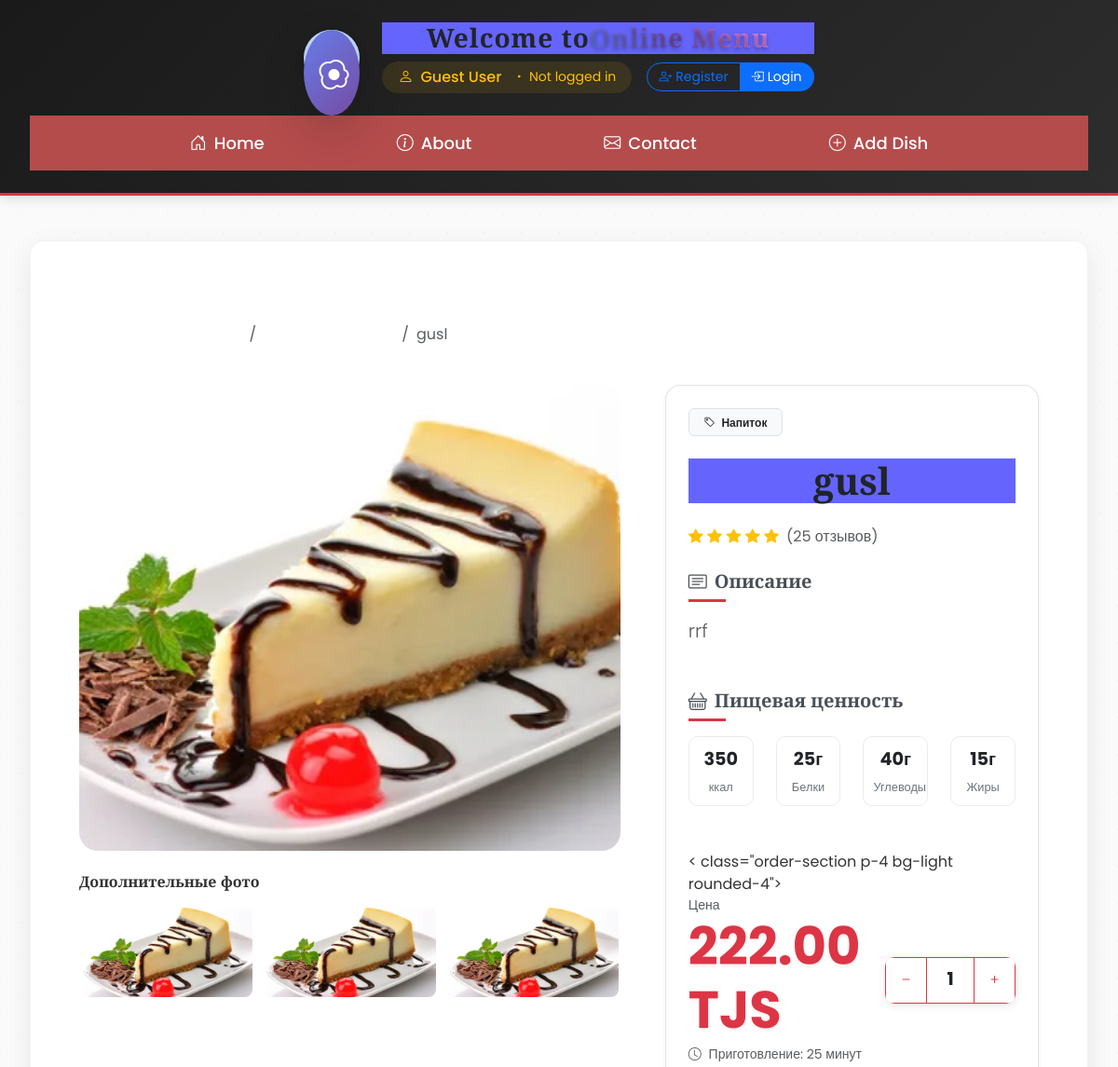
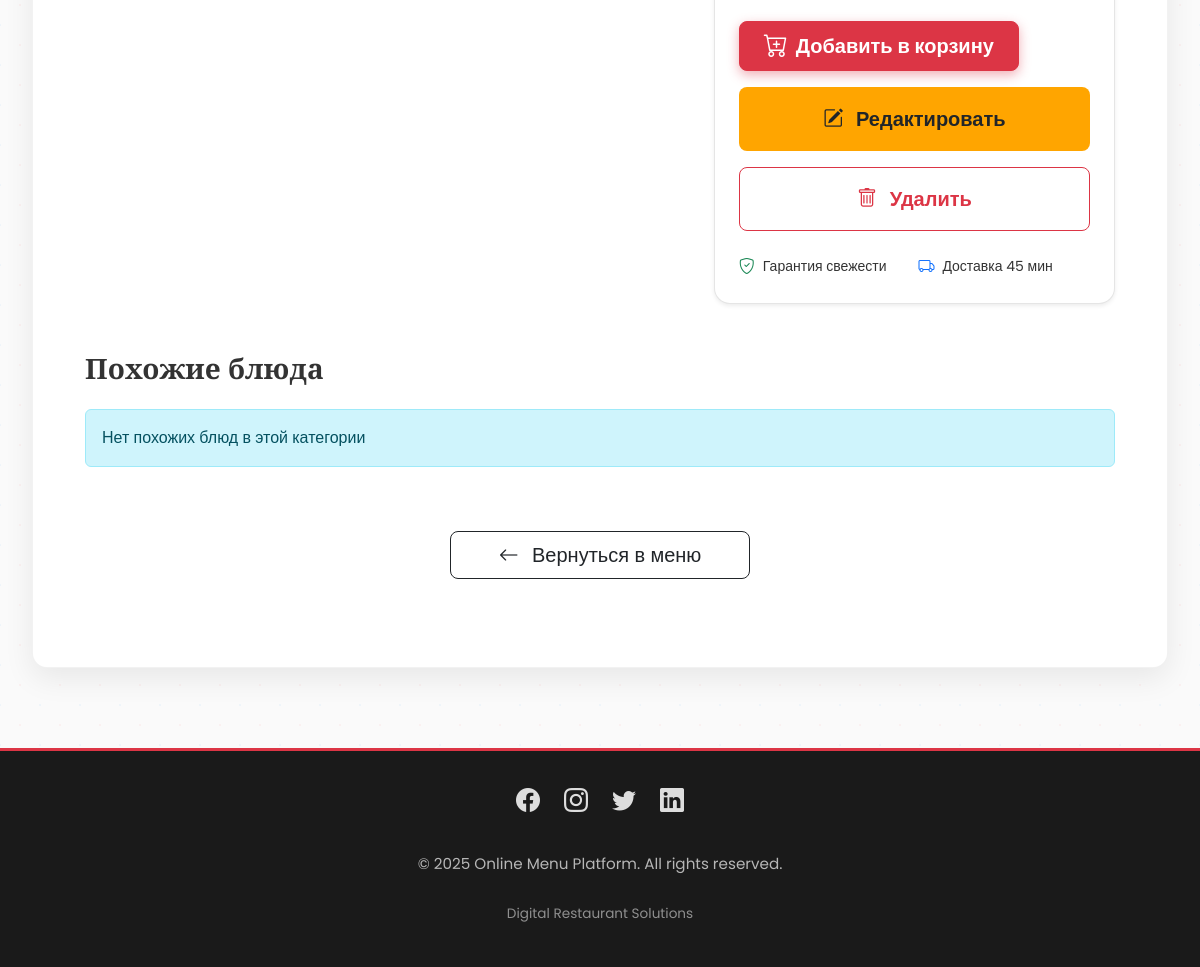
/dish/14/, run on the app's committed database (2 pictures, top to bottom).
### online_menu/models.py (models this page shows, shortened)
class Dish(models.Model):
    CATEGORY_CHOICES = [
        ('starter', 'Starter'),
        ('main', 'Main'),
        ('dessert', 'Dessert'),
        ('drink', 'Drink'),
    ]
    dish_name = models.CharField(max_length=100, verbose_name="dish's name")
    description = models.TextField(null=True, blank=True, verbose_name="Description")
    price = models.DecimalField(max_digits=8, decimal_places=2, verbose_name="Price")
    category = models.CharField(max_length=50, choices=CATEGORY_CHOICES, verbose_name="category")
    image = models.ImageField(upload_to='media/', verbose_name="Image")

### online_menu/views.py (the view)
# urls.py: path('dish/<int:dish_id>/', detail_dish, name='detail_dish'),
def detail_dish(request, dish_id):
    dish = Dish.objects.get(id=dish_id)
    return render(request, 'dish_detail.html', {'dish': dish})

### templates/dish_detail.html (shortened to what this page needs)
{% extends "base.html" %}
{% load static %}
{% block main %}
<div class="container py-5">
    <nav aria-label="breadcrumb" class="mb-4">
        <ol class="breadcrumb">
            <li class="breadcrumb-item"><a href="{% url 'home_name' %}" class="text-decoration-none">
                <i class="bi bi-house-door me-1"></i>Главная
            </a></li>
            <li class="breadcrumb-item"><a href="#menu" class="text-decoration-none">
                <i class="bi bi-menu-button me-1"></i>Меню
            </a></li>
            <li class="breadcrumb-item active" aria-current="page">{{ dish.dish_name }}</li>
        </ol>
    </nav>
    <div class="row g-5">
        <div class="col-lg-7">
            <div class="dish-image-container">
                {% if dish.image %}
                    <img src="{{ dish.image.url }}"
                         class="dish-main-image img-fluid rounded-4 shadow-lg"
                         alt="{{ dish.dish_name }}">
                {% else %}
                    <div class="no-image-placeholder rounded-4 shadow-lg">
                        <i class="bi bi-image text-muted display-1"></i>
                        <p class="mt-3 text-muted">Изображение отсутствует</p>
                    </div>
                {% endif %}
            </div>
            <div class="image-gallery mt-4">
                <h6 class="mb-3">Дополнительные фото</h6>
                <div class="row g-2">
                    {% for i in "123" %}
                    <div class="col-4">
                        <div class="gallery-item rounded-3">
                            {% if dish.image %}
                                <img src="{{ dish.image.url }}"
                                     class="img-fluid rounded-3"
                                     alt="{{ dish.dish_name }} - фото {{ forloop.counter }}">
                            {% else %}
                                <div class="no-thumb-placeholder rounded-3">
                                    <i class="bi bi-image"></i>
                                </div>
                            {% endif %}
                        </div>
                    </div>
                    {% endfor %}
                </div>
            </div>
        </div>
        <div class="col-lg-5">
            <div class="dish-details-card p-4 rounded-4 shadow-sm h-100">
                <div class="mb-4">
                    <span class="badge bg-light text-dark border px-3 py-2">
                        <i class="bi bi-tag me-1"></i>
                        {% if dish.category == 'starter' %}
                            Закуска
                        {% elif dish.category == 'main' %}
                            Основное блюдо
                        {% elif dish.category == 'dessert' %}
                            Десерт
                        {% elif dish.category == 'drink' %}
                            Напиток
                        {% else %}
                            {{ dish.category }}
                        {% endif %}
                    </span>
                </div>
                <h1 class="dish-title mb-4">{{ dish.dish_name }}</h1>
                <div class="rating-section mb-4">
                    <div class="d-flex align-items-center">
                        <div class="stars me-2">
                            {% for i in "12345" %}
                                {% if forloop.counter <= dish.rating|default:5 %}
                                    <i class="bi bi-star-fill text-warning"></i>
                                {% else %}
                                    <i class="bi bi-star text-muted"></i>
                                {% endif %}
                            {% endfor %}
                        </div>
                        <span class="text-muted">({{ dish.review_count|default:"25" }} отзывов)</span>
                    </div>
                </div>
                <div class="description-section mb-5">
                    <h5 class="section-title mb-3">
                        <i class="bi bi-card-text me-2"></i>Описание
                    </h5>
                    <p class="dish-description text-muted lead">
                        {{ dish.description|default:"Вкусное блюдо, приготовленное с любовью нашими шеф-поварами." }}
                    </p>
                </div>
                <div class="nutrition-section mb-5">
                    <h5 class="section-title mb-3">
                        <i class="bi bi-basket me-2"></i>Пищевая ценность
                    </h5>
                    <div class="row text-center">
                        <div class="col-3">
                            <div class="nutrition-item">
                                <div class="nutrition-value">{{ dish.calories|default:"350" }}</div>
                                <div class="nutrition-label">ккал</div>
                            </div>
                        </div>
                        <div class="col-3">
                            <div class="nutrition-item">
                                <div class="nutrition-value">{{ dish.protein|default:"25" }}г</div>
                                <div class="nutrition-label">Белки</div>
                            </div>
                        </div>
                        <div class="col-3">
                            <div class="nutrition-item">
                                <div class="nutrition-value">{{ dish.carbs|default:"40" }}г</div>
                                <div class="nutrition-label">Углеводы</div>
                            </div>
                        </div>
                        <div class="col-3">
                            <div class="nutrition-item">
                                <div class="nutrition-value">{{ dish.fat|default:"15" }}г</div>
                                <div class="nutrition-label">Жиры</div>
                            </div>
                        </div>
                    </div>
                </div>
                < class="order-section p-4 bg-light rounded-4">
                    <div class="d-flex justify-content-between align-items-center mb-4">
                        <div>
                            <div class="text-muted small">Цена</div>
                            <div class="price display-4 fw-bold text-danger">
                                {{ dish.price }} TJS
                            </div>
                            <div class="text-muted small mt-1">
                                <i class="bi bi-clock me-1"></i>
                                Приготовление: {{ dish.preparation_time|default:"25" }} минут
                            </div>
                        </div>
                        <div class="quantity-selector">
                            <div class="input-group" style="width: 140px;">
                                <button class="btn btn-outline-danger" type="button" id="decrease-qty">
                                    <i class="bi bi-dash"></i>
                                </button>
                                <input type="text" class="form-control text-center border-danger"
                                       value="1" id="quantity-input" readonly>
                                <button class="btn btn-outline-danger" type="button" id="increase-qty">
                                    <i class="bi bi-plus"></i>
                                </button>
                            </div>
                        </div>
                    </div>
                    <div class="d-grid gap-3">
    <button class="btn btn-danger btn-lg py-3 d-flex align-items-center justify-content-center" id="add-to-cart-btn">
        <i class="bi bi-cart-plus me-2 fs-4"></i>
        <span class="fw-semibold">Добавить в корзину</span>
    </button>
    <a href="{% url 'dish_edit' dish.id %}" class="btn  btn-lg py-3 fw-semibold" style="background-color: orange; ">
        <i class="bi bi-pencil-square me-2"></i>
        Редактировать
    </a>
    <a href="{% url 'dish_delete' dish.id %}" class="btn btn-outline-danger btn-lg py-3 fw-semibold">
        <i class="bi bi-trash me-2"></i>
        Удалить
    </a>
</div>
                <div class="additional-info mt-4">
                    <div class="row g-2">
                        <div class="col-6">
                            <div class="info-item d-flex align-items-center">
                                <i class="bi bi-shield-check text-success me-2"></i>
                                <span class="small">Гарантия свежести</span>
                            </div>
                        </div>
                        <div class="col-6">
                            <div class="info-item d-flex align-items-center">
                                <i class="bi bi-truck text-primary me-2"></i>
                                <span class="small">Доставка 45 мин</span>
                            </div>
                        </div>
                    </div>
                </div>
            </div>
        </div>
    </div>
    <div class="related-dishes mt-5">
        <h3 class="mb-4">Похожие блюда</h3>
        <div class="row g-4">
            {% for related_dish in related_dishes|slice:":3" %}
            <div class="col-md-4">
                <div class="card dish-card border-0 shadow-sm h-100">
                    {% if related_dish.image %}
                        <img src="{{ related_dish.image.url }}"
                             class="card-img-top"
                             alt="{{ related_dish.dish_name }}">
                    {% else %}
                        <div class="no-image-placeholder">
                            <i class="bi bi-image text-muted"></i>
                        </div>
                    {% endif %}
                    <div class="card-body">
                        <h5 class="card-title">{{ related_dish.dish_name }}</h5>
                        <p class="card-text text-muted small">{{ related_dish.description|truncatechars:80 }}</p>
                        <div class="d-flex justify-content-between align-items-center">
                            <span class="price-badge bg-danger text-white px-3 py-1 rounded-pill">
                                {{ related_dish.price }} TJS
                            </span>
                            <a href="{% url 'dish_detail_name' related_dish.id %}"
                               class="btn btn-sm btn-outline-danger">
                                Подробнее
                            </a>
                        </div>
                    </div>
                </div>
            </div>
            {% empty %}
            <div class="col-12">
                <div class="alert alert-info">
                    Нет похожих блюд в этой категории
                </div>
            </div>
            {% endfor %}
        </div>
    </div>
    <div class="text-center mt-5">
        <a href="{% url 'home_name' %}" class="btn btn-outline-dark btn-lg px-5">
            <i class="bi bi-arrow-left me-2"></i>
            Вернуться в меню
        </a>
    </div>
</div>
{% endblock main %}

### static/css/base.css (style rules this page uses)
* { margin: 0; padding: 0; box-sizing: border-box; }
body { font-family: Arial, sans-serif; }

### static/css/home.css (style rules this page uses)
* { margin: 0; padding: 0; }
img { height: 280px; width: 100%; border-radius: 10px 10px 0px 0px; }
h1 { background-color: rgb(101, 101, 253); font-size: 50px; display: flex; justify-content: center; }
body { background-color: rgb(179, 179, 179); }
button { background-color: gray; color: black; width: 280px; height: 50px; display: flex; justify-content: center; align-items: center; margin-left: 150px; font-size: 20px; margin-top: 10px; }

### static/css/about.css (style rules this page uses)
* { margin: 0; padding: 0; box-sizing: border-box; }
body { font-family: "Poppins", sans-serif; line-height: 1.6; color: #333; background-color: #f9f9f9; }
nav a { color: white; text-decoration: none; margin: 0 15px; font-weight: 500; }

### templates/base.html (style rules this page uses)
:root { --primary-color: #dc3545; --secondary-color: #ff6b6b; --dark-color: #212529; --light-color: #f8f9fa; --gold-color: #ffd700; --transition: all 0.3s ease; }
* { margin: 0; padding: 0; box-sizing: border-box; }
body { font-family: 'Poppins', sans-serif; background-color: #fefefe; color: #333; min-height: 100vh; display: flex; flex-direction: column; }
h1, h2, h3, h4, h5, h6 { font-family: 'Playfair Display', serif; font-weight: 600; }
nav a { color: white; text-decoration: none; font-weight: 500; font-size: 1.1rem; padding: 0.5rem 1.5rem; border-radius: 30px; transition: var(--transition); display: flex; align-items: center; gap: 8px; }

### templates/dish_detail.html (style rules this page uses)
#add-to-cart-btn { box-shadow: 0 4px 12px rgba(220, 53, 69, 0.4); transition: 0.25s ease; }
.dish-image-container { position: relative; overflow: hidden; border-radius: 20px; }
.dish-main-image { width: 100%; height: 500px; object-fit: cover; transition: transform 0.5s ease; }
.gallery-item { height: 100px; overflow: hidden; cursor: pointer; transition: all 0.3s ease; border: 2px solid transparent; }
.gallery-item img { width: 100%; height: 100%; object-fit: cover; }
.dish-details-card { background: white; border: 1px solid rgba(0,0,0,0.1); }
.dish-title { color: #212529; font-weight: 700; line-height: 1.2; font-size: 2.5rem; }
.section-title { color: #495057; font-weight: 600; position: relative; padding-bottom: 10px; }
.section-title::after { content: ''; position: absolute; bottom: 0; left: 0; width: 40px; height: 3px; background: #dc3545; }
.nutrition-item { padding: 10px; background: white; border-radius: 10px; border: 1px solid #e9ecef; }
.nutrition-value { font-size: 1.2rem; font-weight: bold; color: #212529; }
.nutrition-label { font-size: 0.8rem; color: #6c757d; margin-top: 5px; }
.price { text-shadow: 0 2px 4px rgba(220, 53, 69, 0.1); }
.quantity-selector .input-group { box-shadow: 0 2px 10px rgba(0,0,0,0.1); border-radius: 10px; overflow: hidden; }
.quantity-selector button { width: 45px; font-weight: bold; }
.quantity-selector input { font-size: 1.2rem; font-weight: bold; }

### data on the page
Dish: dish_name "gusl", image (picture), description "rrf", price "222.00"

### other printed values
{{ dish.review_count|default:"25" }} "25"
{{ dish.calories|default:"350" }} "350"
{{ dish.protein|default:"25" }} "25"
{{ dish.carbs|default:"40" }} "40"
{{ dish.fat|default:"15" }} "15"
{{ dish.preparation_time|default:"25" }} "25"
